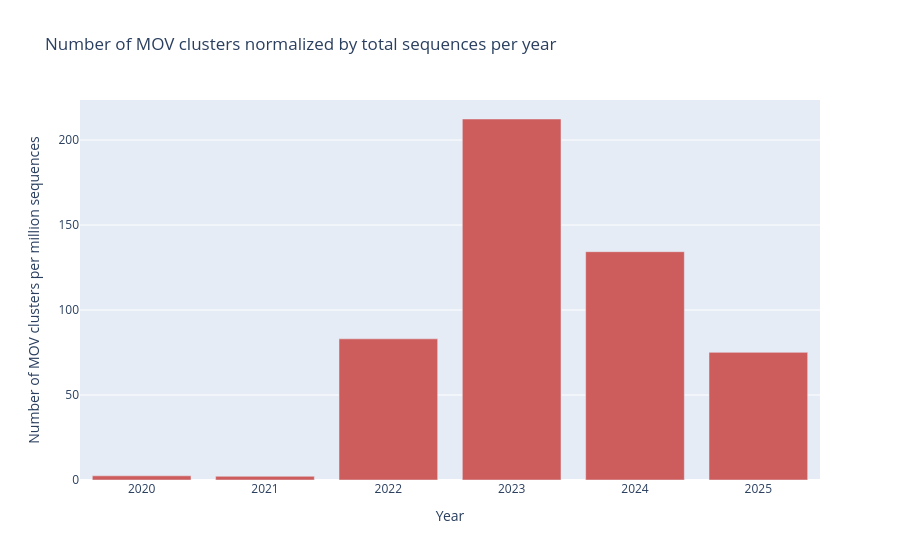

Notebook cell for this chart:
### Code cell
# MOV_Clusters per year Normalized by total sequences per year
plotly_df["mov_normalized"] = (plotly_df["n_clusters"] / plotly_df["count"]) *1e6


fig = px.bar(
    plotly_df.sort_values(by="year"),
    x="year", y="mov_normalized",
    title="Number of MOV clusters normalized by total sequences per year",
    color_discrete_sequence=["indianred"]
    
    )
fig.update_layout(xaxis_title="Year", yaxis_title="Number of molnupiravir clusters per million sequences")
fig.show()

### Figure 1 — Plotly figure (JSON) as saved in the notebook; plotly's stock layout.template omitted (floating-point values rounded to 4 significant figures)
{"data": [{"hovertemplate": "year=%{x}<br>mov_normalized=%{y}<extra></extra>", "legendgroup": "", "marker": {"color": "indianred", "pattern": {"shape": ""}}, "name": "", "orientation": "v", "showlegend": false, "textposition": "auto", "type": "bar", "x": [2020, 2021, 2022, 2023, 2024, 2025], "xaxis": "x", "y": [2.456, 2.179, 83.04, 212.4, 134.3, 75.08], "yaxis": "y"}], "layout": {"barmode": "relative", "legend": {"tracegroupgap": 0}, "title": {"text": "Number of MOV clusters normalized by total sequences per year"}, "xaxis": {"anchor": "y", "domain": [0, 1], "title": {"text": "Year"}}, "yaxis": {"anchor": "x", "domain": [0, 1], "title": {"text": "Number of MOV clusters per million sequences"}}}}
